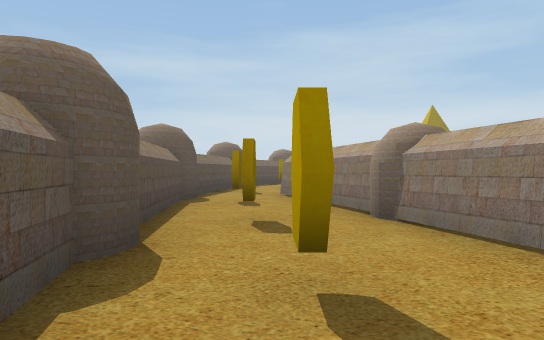
[1] (above)

21 first-person views from a walk through a 3-D level made in the Unity game engine. The camera is 0.59 m above the floor, looks level and sees 70° across. The floor is counted in squares, 1 m on a side. Each view is taken from the middle of a square. On the plan, view 1 faces up. The plan holds only what a view shows up to about 10 squares ahead; the rest is blank. The place goes on beyond the plan. The player character is not drawn.

[2]
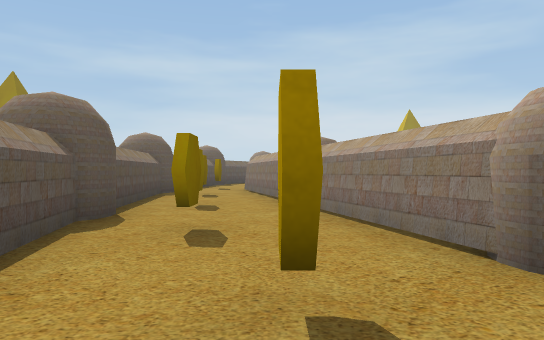

[3]
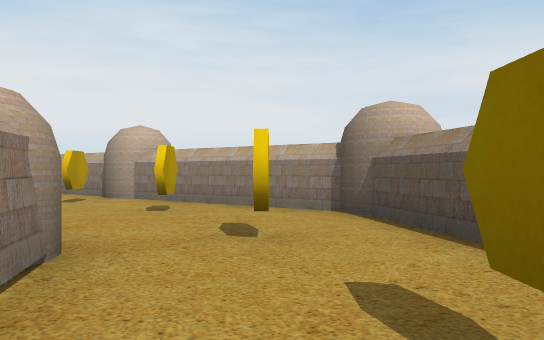

[4]
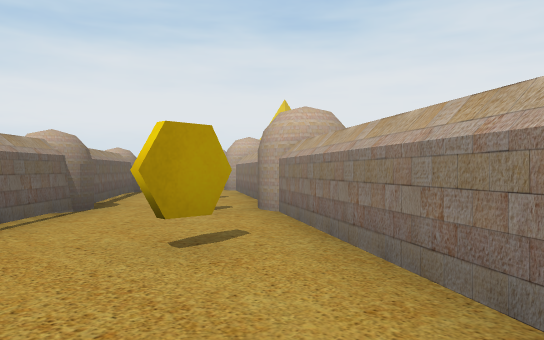

[5]
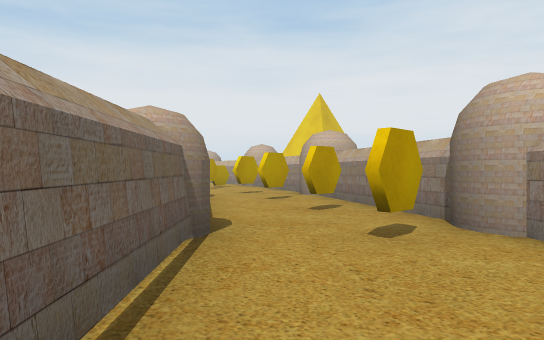

[6]
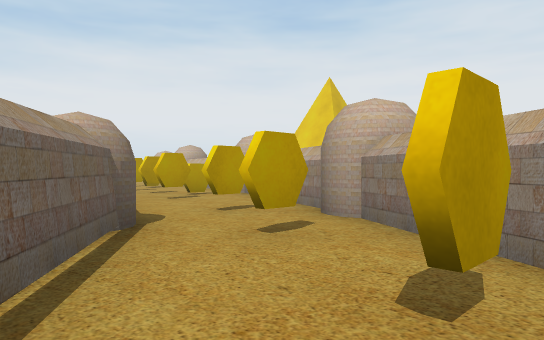

[7]
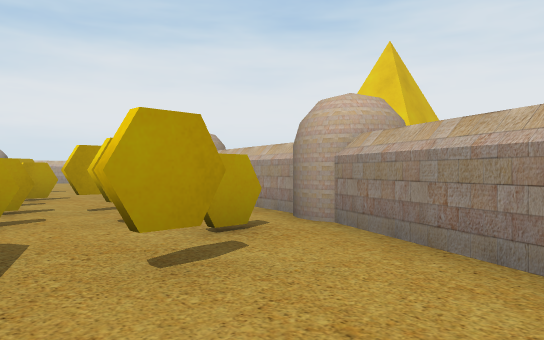

[8]
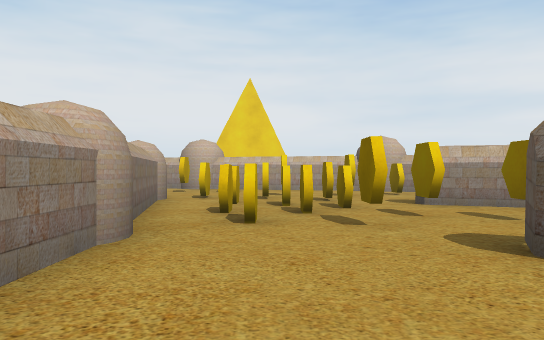

[9]
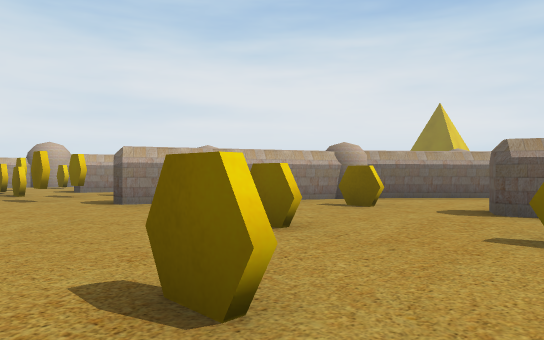

[10]
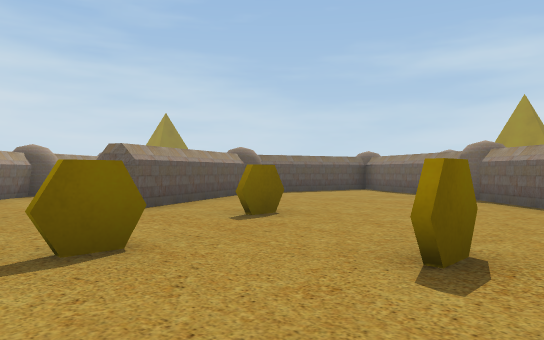

[11]
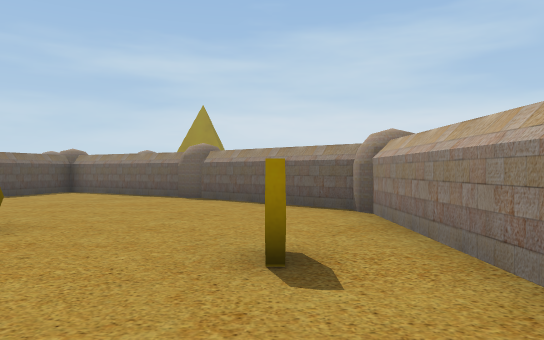

[12]
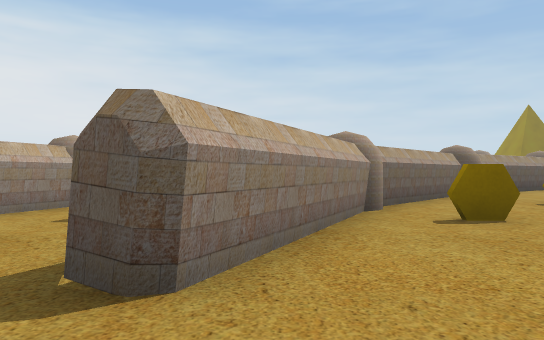

[13]
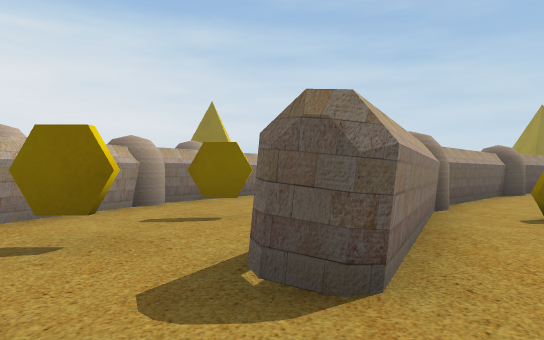

[14]
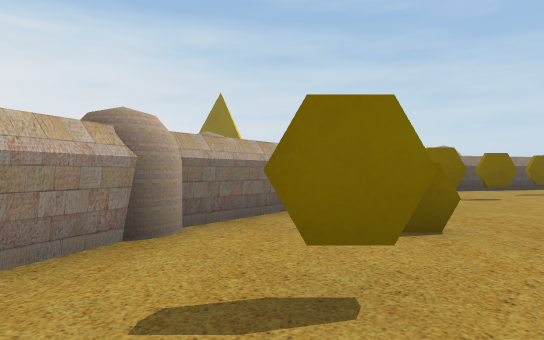

[15]
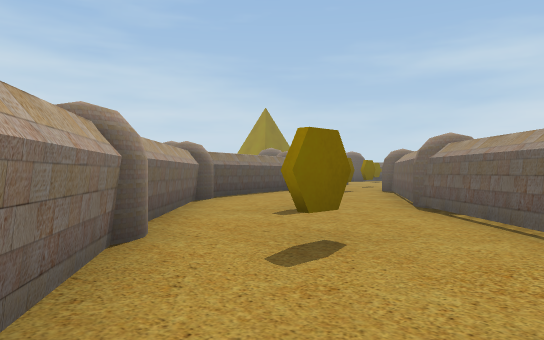

[16]
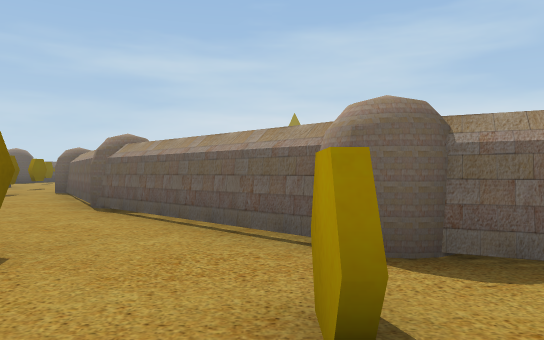

[17]
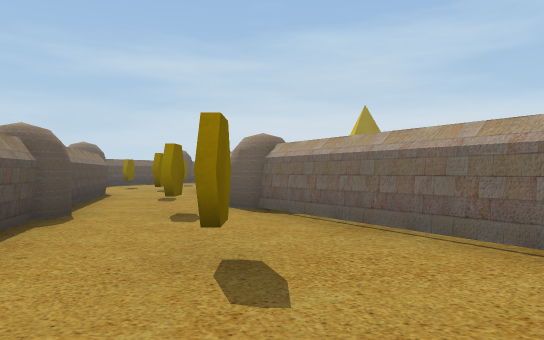

[18]
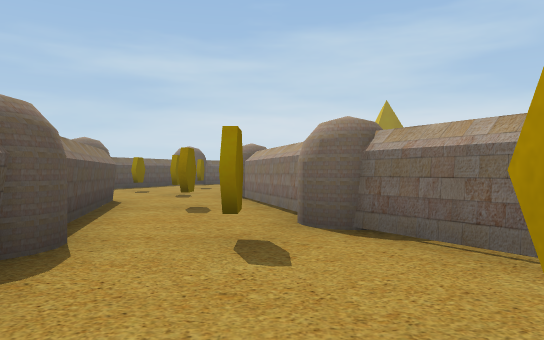

[19]
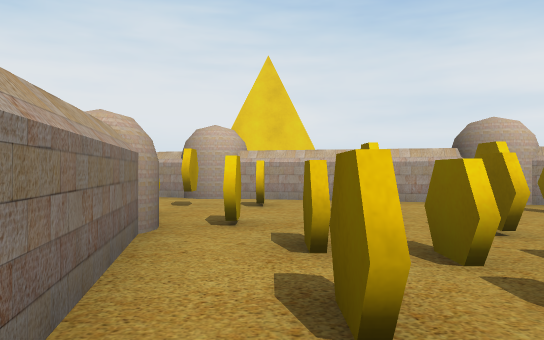

[20]
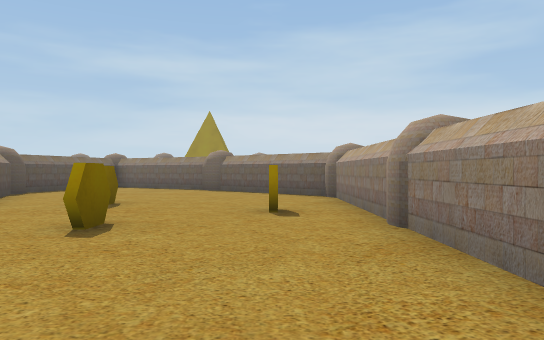

[21]
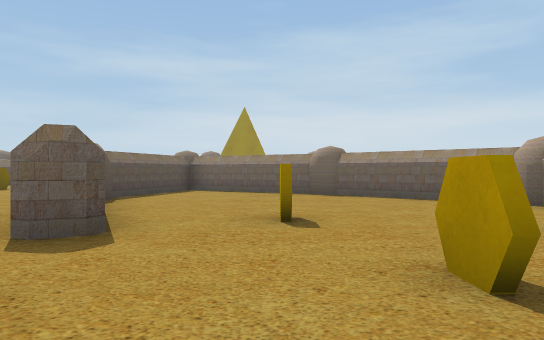

### Floor plan
Points are (right, up) in squares from view 1. A wall is a line through its corners. A room is listed if a view was taken in it or the views show most of it. See-through windows are left out.
Room 1 (views 1, 2, 3, 4, 5, 6)
walls: (2.6, 0.2) (0.6, 8.1); (-0.7, -0.2) (-0.3, -2.1); (-0.5, -1.9) (-0.1, -2.1); (0, -2.5) (3.7, -4.9) (4.4, -5) (4.7, -5.5) (5.5, -6.1); (-1.3, 2.5) (-0.8, 0.6); (5.9, -2.9) (4.1, -1.2); (5.6, -6.1) (7, -7); (8.2, -4.5) (6.7, -3.4); (0.5, 8.4) (0.2, 9.4); (-1.6, 8.1) (-1.8, 7.8) (-1.4, 3.9); (-1.6, 10) (-1.8, 9.1)
ways out: opening at (8, -6) to room 3; opening at (-1, 9)
objects: other object (-1, 7); other object (0, 2); other object (0, 4); other object (1, 0); other object (3, -3); other object (5, -4); other object (7, -6)
Room 2 (views 7, 8, 9, 10, 11, 12, 13, 14, 15, 16, 17, 18, 19, 20, 21)
walls: (11.8, -1.6) (11.1, -1.3); (11.4, -0.6) (15.1, -2.4) (15.2, -2.8) (14.7, -3.1); (10.5, -0.9) (7.1, 2.3); (15.2, -2.7) (15, -3.1); (12.5, 2.5) (11.9, 2.3); (10.7, -5.2) (14.4, -6.6); (8.4, -3.9) (10, -5); (18.4, -3.1) (18.4, 5.4); (8, 2.3) (11, -0.4); (6.9, -2.7) (10.2, -5); (7.3, 2) (4.8, 5.9); (6.8, -2.8) (8.1, -3.7); (10.7, 6.3) (12.4, 2.7) (12.2, 2.4); (7, 3.9) (7.5, 3); (8.9, -8.1) (9.4, -8.4); (9.6, -8.7) (10.5, -9.1); (18.2, 5.8) (15.4, 8.2); (11.4, -9.6) (13.7, -10.6); (19.3, -8.1) (18.6, -4.5); (3.5, 0.4) (6.1, -2.1); (15, 8.6) (12.5, 10); (14.5, -11) (15.7, -11.3); (11.5, 10) (10.6, 7.2); (17.3, -11.6) (18.2, -11.8); (2.2, 4.6) (3.1, 1)
ways out: opening at (9, -7) to room 3; opening at (3, 7); opening at (8.7, 5)
objects: other object (4, 5); other object (5, 3); other object (6, 1); other object (8, -1); other object (10, -8); other object (10, -3); other object (12, -4); other object (12, 0); other object (13, -8); other object (14, -9); other object (14, -5); other object (14, 4); other object (15, -9); other object (15, -5); other object (15, 1); other object (16, -8); other object (16, -6); other object (16, -4); other object (17, -9); other object (17, -8); other object (17, -7); other object (17, -5); other object (17, -4); other object (17, 3); other object (18, -10); other object (18, -8); other object (18, -7); other object (18, -6); other object (19, -10); other object (20, -9)
Room 3 (no view inside)
walls: (7, -7) (8.6, -8); (9.8, -5.6) (8.2, -4.5); (8.4, -8.2) (8.8, -8.1) (9.2, -8.2)
ways out: opening at (8, -6) to room 1; opening at (9, -7) to room 2
objects: other object (9, -7)

Positions as (right, up) in squares from view 1, and headings:
1: (0, 0), facing up
2: (1, -2), facing up
3: (1, 3), facing down
4: (0, -1), facing down-right
5: (3, -1), facing down-right
6: (6, -4), facing down-right
7: (11, -7), facing down-right
8: (17, 0), facing down
9: (18, 4), facing down-left
10: (18, 0), facing up-left
11: (17, 0), facing up
12: (17, -2), facing left
13: (17, -3), facing left
14: (14, -4), facing left
15: (10, -4), facing up-left
16: (10, -4), facing up
17: (5, 0), facing up
18: (4, 2), facing up
19: (18, -4), facing down
20: (17, -3), facing up
21: (14, -1), facing up
